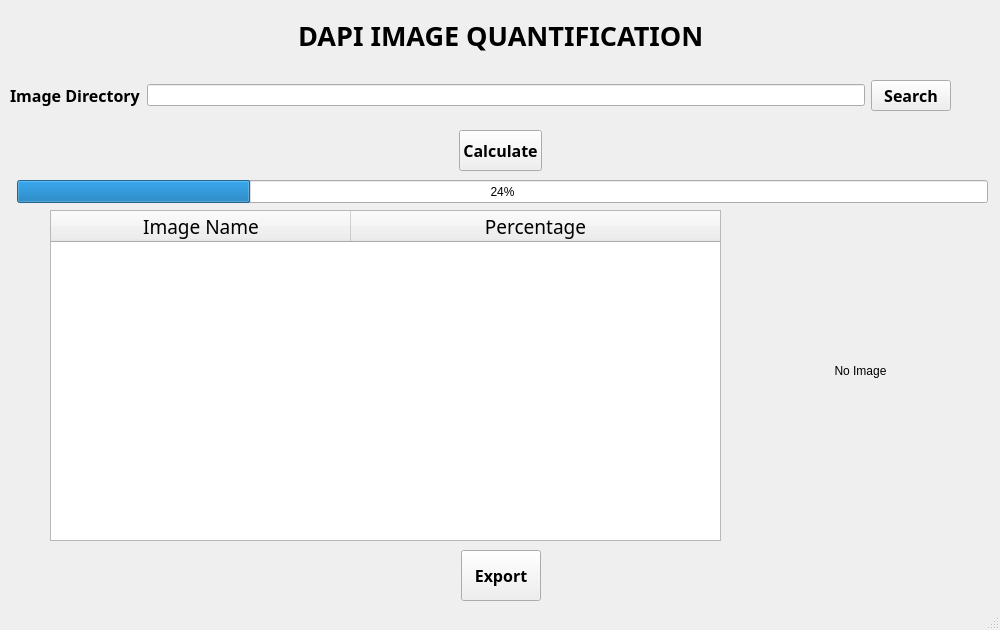
<?xml version="1.0" encoding="UTF-8"?>
<ui version="4.0">
 <class>DAPIQuantification</class>
 <widget class="QMainWindow" name="DAPIQuantification">
  <property name="enabled">
   <bool>true</bool>
  </property>
  <property name="geometry">
   <rect>
    <x>0</x>
    <y>0</y>
    <width>1000</width>
    <height>630</height>
   </rect>
  </property>
  <property name="sizePolicy">
   <sizepolicy hsizetype="Fixed" vsizetype="Fixed">
    <horstretch>0</horstretch>
    <verstretch>0</verstretch>
   </sizepolicy>
  </property>
  <property name="minimumSize">
   <size>
    <width>1000</width>
    <height>630</height>
   </size>
  </property>
  <property name="maximumSize">
   <size>
    <width>1000</width>
    <height>630</height>
   </size>
  </property>
  <property name="windowTitle">
   <string>DAPIQuantification</string>
  </property>
  <widget class="QWidget" name="centralwidget">
   <widget class="QWidget" name="horizontalLayoutWidget">
    <property name="geometry">
     <rect>
      <x>10</x>
      <y>70</y>
      <width>981</width>
      <height>51</height>
     </rect>
    </property>
    <layout class="QHBoxLayout" name="horizontalLayout_3">
     <item>
      <widget class="QLabel" name="directoryLabel">
       <property name="font">
        <font>
         <family>Yu Gothic UI Semibold</family>
         <pointsize>12</pointsize>
         <weight>75</weight>
         <bold>true</bold>
        </font>
       </property>
       <property name="text">
        <string>Image Directory</string>
       </property>
      </widget>
     </item>
     <item>
      <widget class="QLineEdit" name="directoryLineEdit">
       <property name="placeholderText">
        <string/>
       </property>
      </widget>
     </item>
     <item>
      <widget class="QPushButton" name="directoryPushbutton">
       <property name="font">
        <font>
         <family>Yu Gothic UI Semibold</family>
         <pointsize>12</pointsize>
         <weight>75</weight>
         <bold>true</bold>
        </font>
       </property>
       <property name="text">
        <string>Search</string>
       </property>
      </widget>
     </item>
     <item>
      <spacer name="horizontalSpacer_7">
       <property name="orientation">
        <enum>Qt::Horizontal</enum>
       </property>
       <property name="sizeType">
        <enum>QSizePolicy::Minimum</enum>
       </property>
       <property name="sizeHint" stdset="0">
        <size>
         <width>40</width>
         <height>20</height>
        </size>
       </property>
      </spacer>
     </item>
    </layout>
   </widget>
   <widget class="QWidget" name="horizontalLayoutWidget_2">
    <property name="geometry">
     <rect>
      <x>10</x>
      <y>210</y>
      <width>711</width>
      <height>331</height>
     </rect>
    </property>
    <layout class="QHBoxLayout" name="horizontalLayout_4">
     <item>
      <spacer name="horizontalSpacer_3">
       <property name="orientation">
        <enum>Qt::Horizontal</enum>
       </property>
       <property name="sizeType">
        <enum>QSizePolicy::Fixed</enum>
       </property>
       <property name="sizeHint" stdset="0">
        <size>
         <width>40</width>
         <height>20</height>
        </size>
       </property>
      </spacer>
     </item>
     <item>
      <widget class="QTableWidget" name="resultsTableWidget">
       <property name="font">
        <font>
         <family>Yu Gothic UI Light</family>
         <pointsize>12</pointsize>
        </font>
       </property>
       <property name="editTriggers">
        <set>QAbstractItemView::NoEditTriggers</set>
       </property>
       <property name="selectionBehavior">
        <enum>QAbstractItemView::SelectRows</enum>
       </property>
       <attribute name="horizontalHeaderCascadingSectionResizes">
        <bool>false</bool>
       </attribute>
       <attribute name="horizontalHeaderMinimumSectionSize">
        <number>39</number>
       </attribute>
       <attribute name="horizontalHeaderDefaultSectionSize">
        <number>300</number>
       </attribute>
       <attribute name="horizontalHeaderStretchLastSection">
        <bool>true</bool>
       </attribute>
       <attribute name="verticalHeaderVisible">
        <bool>false</bool>
       </attribute>
       <attribute name="verticalHeaderCascadingSectionResizes">
        <bool>false</bool>
       </attribute>
       <attribute name="verticalHeaderMinimumSectionSize">
        <number>12</number>
       </attribute>
       <attribute name="verticalHeaderDefaultSectionSize">
        <number>35</number>
       </attribute>
       <column>
        <property name="text">
         <string>Image Name</string>
        </property>
        <property name="font">
         <font>
          <family>Yu Gothic UI Light</family>
          <pointsize>14</pointsize>
         </font>
        </property>
       </column>
       <column>
        <property name="text">
         <string>Percentage</string>
        </property>
        <property name="font">
         <font>
          <family>Yu Gothic UI Light</family>
          <pointsize>14</pointsize>
         </font>
        </property>
       </column>
      </widget>
     </item>
    </layout>
   </widget>
   <widget class="QWidget" name="horizontalLayoutWidget_3">
    <property name="geometry">
     <rect>
      <x>10</x>
      <y>10</y>
      <width>981</width>
      <height>51</height>
     </rect>
    </property>
    <layout class="QHBoxLayout" name="horizontalLayout">
     <item>
      <spacer name="horizontalSpacer">
       <property name="orientation">
        <enum>Qt::Horizontal</enum>
       </property>
       <property name="sizeHint" stdset="0">
        <size>
         <width>40</width>
         <height>20</height>
        </size>
       </property>
      </spacer>
     </item>
     <item>
      <widget class="QLabel" name="title">
       <property name="font">
        <font>
         <family>Yu Gothic UI Semibold</family>
         <pointsize>20</pointsize>
         <weight>75</weight>
         <bold>true</bold>
        </font>
       </property>
       <property name="text">
        <string>DAPI IMAGE QUANTIFICATION</string>
       </property>
      </widget>
     </item>
     <item>
      <spacer name="horizontalSpacer_2">
       <property name="orientation">
        <enum>Qt::Horizontal</enum>
       </property>
       <property name="sizeHint" stdset="0">
        <size>
         <width>40</width>
         <height>20</height>
        </size>
       </property>
      </spacer>
     </item>
    </layout>
   </widget>
   <widget class="QWidget" name="horizontalLayoutWidget_4">
    <property name="geometry">
     <rect>
      <x>10</x>
      <y>550</y>
      <width>981</width>
      <height>51</height>
     </rect>
    </property>
    <layout class="QHBoxLayout" name="horizontalLayout_2">
     <item>
      <spacer name="horizontalSpacer_5">
       <property name="orientation">
        <enum>Qt::Horizontal</enum>
       </property>
       <property name="sizeHint" stdset="0">
        <size>
         <width>40</width>
         <height>20</height>
        </size>
       </property>
      </spacer>
     </item>
     <item>
      <widget class="QPushButton" name="exportPushButton">
       <property name="sizePolicy">
        <sizepolicy hsizetype="Minimum" vsizetype="Expanding">
         <horstretch>0</horstretch>
         <verstretch>0</verstretch>
        </sizepolicy>
       </property>
       <property name="font">
        <font>
         <family>Yu Gothic UI Semibold</family>
         <pointsize>12</pointsize>
         <weight>75</weight>
         <bold>true</bold>
        </font>
       </property>
       <property name="text">
        <string>Export</string>
       </property>
      </widget>
     </item>
     <item>
      <spacer name="horizontalSpacer_6">
       <property name="orientation">
        <enum>Qt::Horizontal</enum>
       </property>
       <property name="sizeHint" stdset="0">
        <size>
         <width>40</width>
         <height>20</height>
        </size>
       </property>
      </spacer>
     </item>
    </layout>
   </widget>
   <widget class="QWidget" name="horizontalLayoutWidget_5">
    <property name="geometry">
     <rect>
      <x>10</x>
      <y>130</y>
      <width>981</width>
      <height>41</height>
     </rect>
    </property>
    <layout class="QHBoxLayout" name="horizontalLayout_5">
     <item>
      <spacer name="horizontalSpacer_8">
       <property name="orientation">
        <enum>Qt::Horizontal</enum>
       </property>
       <property name="sizeHint" stdset="0">
        <size>
         <width>40</width>
         <height>20</height>
        </size>
       </property>
      </spacer>
     </item>
     <item>
      <widget class="QPushButton" name="runPushButton">
       <property name="sizePolicy">
        <sizepolicy hsizetype="Minimum" vsizetype="Expanding">
         <horstretch>0</horstretch>
         <verstretch>0</verstretch>
        </sizepolicy>
       </property>
       <property name="font">
        <font>
         <family>Yu Gothic UI Semibold</family>
         <pointsize>12</pointsize>
         <weight>75</weight>
         <bold>true</bold>
        </font>
       </property>
       <property name="text">
        <string>Calculate</string>
       </property>
      </widget>
     </item>
     <item>
      <spacer name="horizontalSpacer_9">
       <property name="orientation">
        <enum>Qt::Horizontal</enum>
       </property>
       <property name="sizeHint" stdset="0">
        <size>
         <width>40</width>
         <height>20</height>
        </size>
       </property>
      </spacer>
     </item>
    </layout>
   </widget>
   <widget class="QProgressBar" name="progressBar">
    <property name="geometry">
     <rect>
      <x>17</x>
      <y>180</y>
      <width>971</width>
      <height>23</height>
     </rect>
    </property>
    <property name="value">
     <number>24</number>
    </property>
   </widget>
   <widget class="QLabel" name="imageLabel">
    <property name="geometry">
     <rect>
      <x>730</x>
      <y>210</y>
      <width>261</width>
      <height>321</height>
     </rect>
    </property>
    <property name="text">
     <string>No Image</string>
    </property>
    <property name="alignment">
     <set>Qt::AlignCenter</set>
    </property>
   </widget>
  </widget>
  <widget class="QStatusBar" name="statusbar"/>
 </widget>
 <tabstops>
  <tabstop>directoryLineEdit</tabstop>
  <tabstop>directoryPushbutton</tabstop>
  <tabstop>runPushButton</tabstop>
  <tabstop>resultsTableWidget</tabstop>
  <tabstop>exportPushButton</tabstop>
 </tabstops>
 <resources/>
 <connections>
  <connection>
   <sender>directoryPushbutton</sender>
   <signal>clicked()</signal>
   <receiver>DAPIQuantification</receiver>
   <slot>searchClicked()</slot>
   <hints>
    <hint type="sourcelabel">
     <x>896</x>
     <y>89</y>
    </hint>
    <hint type="destinationlabel">
     <x>924</x>
     <y>12</y>
    </hint>
   </hints>
  </connection>
  <connection>
   <sender>runPushButton</sender>
   <signal>clicked()</signal>
   <receiver>DAPIQuantification</receiver>
   <slot>calculateClicked()</slot>
   <hints>
    <hint type="sourcelabel">
     <x>513</x>
     <y>155</y>
    </hint>
    <hint type="destinationlabel">
     <x>635</x>
     <y>144</y>
    </hint>
   </hints>
  </connection>
  <connection>
   <sender>exportPushButton</sender>
   <signal>clicked()</signal>
   <receiver>DAPIQuantification</receiver>
   <slot>exportClicked()</slot>
   <hints>
    <hint type="sourcelabel">
     <x>523</x>
     <y>572</y>
    </hint>
    <hint type="destinationlabel">
     <x>601</x>
     <y>573</y>
    </hint>
   </hints>
  </connection>
  <connection>
   <sender>resultsTableWidget</sender>
   <signal>cellDoubleClicked(int,int)</signal>
   <receiver>DAPIQuantification</receiver>
   <slot>selectionChanged(int,int)</slot>
   <hints>
    <hint type="sourcelabel">
     <x>343</x>
     <y>376</y>
    </hint>
    <hint type="destinationlabel">
     <x>291</x>
     <y>142</y>
    </hint>
   </hints>
  </connection>
 </connections>
 <slots>
  <slot>searchClicked()</slot>
  <slot>calculateClicked()</slot>
  <slot>exportClicked()</slot>
  <slot>showClicked()</slot>
  <slot>selectionChanged(int,int)</slot>
 </slots>
</ui>
